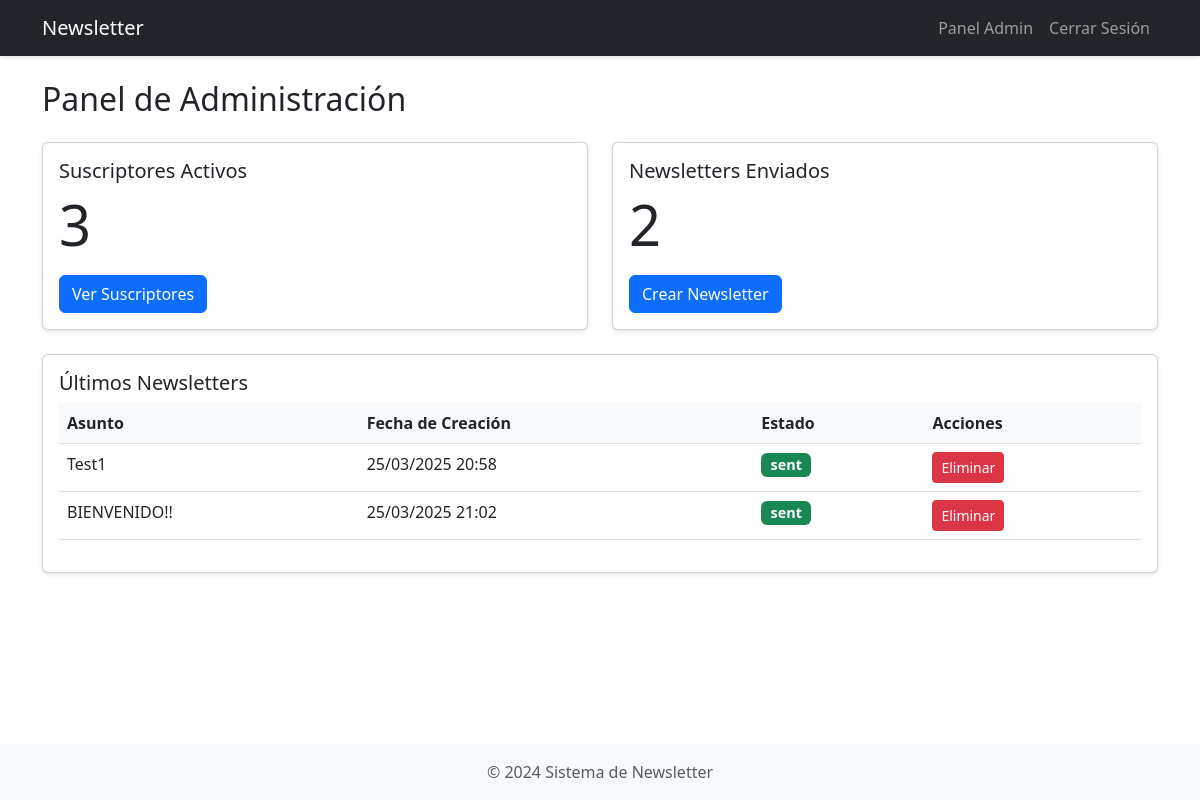
The page /dashboard (signed in) on the database its author committed.
### app/models.py (models this page shows)
class Newsletter(db.Model):
    id = db.Column(db.Integer, primary_key=True)
    subject = db.Column(db.String(200), nullable=False)
    content = db.Column(db.Text, nullable=False)
    created_at = db.Column(db.DateTime, default=datetime.utcnow)
    sent_at = db.Column(db.DateTime)
    status = db.Column(db.String(20), default='draft')  # draft, scheduled, sent
    created_by_id = db.Column(db.Integer, db.ForeignKey('user.id'))
    created_by = db.relationship('User', backref='newsletters')

### app/routes/admin.py (the view)
@bp.route('/dashboard')
@admin_required
def dashboard():
    subscribers = Subscriber.query.filter_by(is_active=True).count()
    newsletters = Newsletter.query.all()
    return render_template('admin/dashboard.html',
                         subscribers=subscribers,
                         newsletters=newsletters)

### app/models.py (called while the page is built)
@login_manager.user_loader
def load_user(id):
    return User.query.get(int(id))

### app/routes/admin.py (called while the page is built)
def admin_required(f):
    @wraps(f)
    @login_required
    def decorated_function(*args, **kwargs):
        if not current_user.is_admin:
            flash('No tienes permisos para acceder a esta página', 'error')
            return redirect(url_for('main.index'))
        return f(*args, **kwargs)
    return decorated_function

### app/templates/admin/dashboard.html (shortened to what this page needs)
{% extends "base.html" %}
{% block content %}
<div class="row">
    <div class="col-md-12">
        <h2 class="mb-4">Panel de Administración</h2>
    </div>
</div>
<div class="row mb-4">
    <div class="col-md-6">
        <div class="card">
            <div class="card-body">
                <h5 class="card-title">Suscriptores Activos</h5>
                <p class="card-text display-4">{{ subscribers }}</p>
                <a href="{{ url_for('admin.list_subscribers') }}" class="btn btn-primary">Ver Suscriptores</a>
            </div>
        </div>
    </div>
    <div class="col-md-6">
        <div class="card">
            <div class="card-body">
                <h5 class="card-title">Newsletters Enviados</h5>
                <p class="card-text display-4">{{ newsletters|selectattr('status', 'equalto', 'sent')|list|length }}</p>
                <a href="{{ url_for('admin.new_newsletter') }}" class="btn btn-primary">Crear Newsletter</a>
            </div>
        </div>
    </div>
</div>
<div class="row">
    <div class="col-md-12">
        <div class="card">
            <div class="card-body">
                <h5 class="card-title">Últimos Newsletters</h5>
                <div class="table-responsive">
                    <table class="table">
                        <thead>
                            <tr>
                                <th>Asunto</th>
                                <th>Fecha de Creación</th>
                                <th>Estado</th>
                                <th>Acciones</th>
                            </tr>
                        </thead>
                        <tbody>
                            {% for newsletter in newsletters %}
                            <tr>
                                <td>{{ newsletter.subject }}</td>
                                <td>{{ newsletter.created_at.strftime('%d/%m/%Y %H:%M') }}</td>
                                <td>
                                    <span class="badge bg-{{ 'success' if newsletter.status == 'sent' else 'warning' }}">
                                        {{ newsletter.status }}
                                    </span>
                                </td>
                                <td>
                                    <form action="{{ url_for('admin.delete_newsletter', id=newsletter.id) }}"
                                          method="POST"
                                          style="display: inline;"
                                          onsubmit="return confirm('¿Estás seguro de que deseas eliminar este newsletter?')">
                                        <button type="submit" class="btn btn-sm btn-danger">
                                            Eliminar
                                        </button>
                                    </form>
                                </td>
                            </tr>
                            {% endfor %}
                        </tbody>
                    </table>
                </div>
            </div>
        </div>
    </div>
</div>
{% endblock %}

### app/static/css/style.css (style rules this page uses)
body { min-height: 100vh; display: flex; flex-direction: column; }
.card { box-shadow: 0 2px 4px rgba(0,0,0,0.1); }
.table th { background-color: #f8f9fa; }
.badge { font-size: 0.9em; }
.btn-primary { background-color: #0d6efd; border-color: #0d6efd; }

### rows shown on the page
Newsletter: subject "Test1", created_at "25/03/2025 20:58", status "sent"
Newsletter: subject "BIENVENIDO!!", created_at "25/03/2025 21:02", status "sent"

### other values the page prints
{{ subscribers }} "3"
{{ newsletters|selectattr('status', 'equalto', 'sent')|list|length }} "2"
